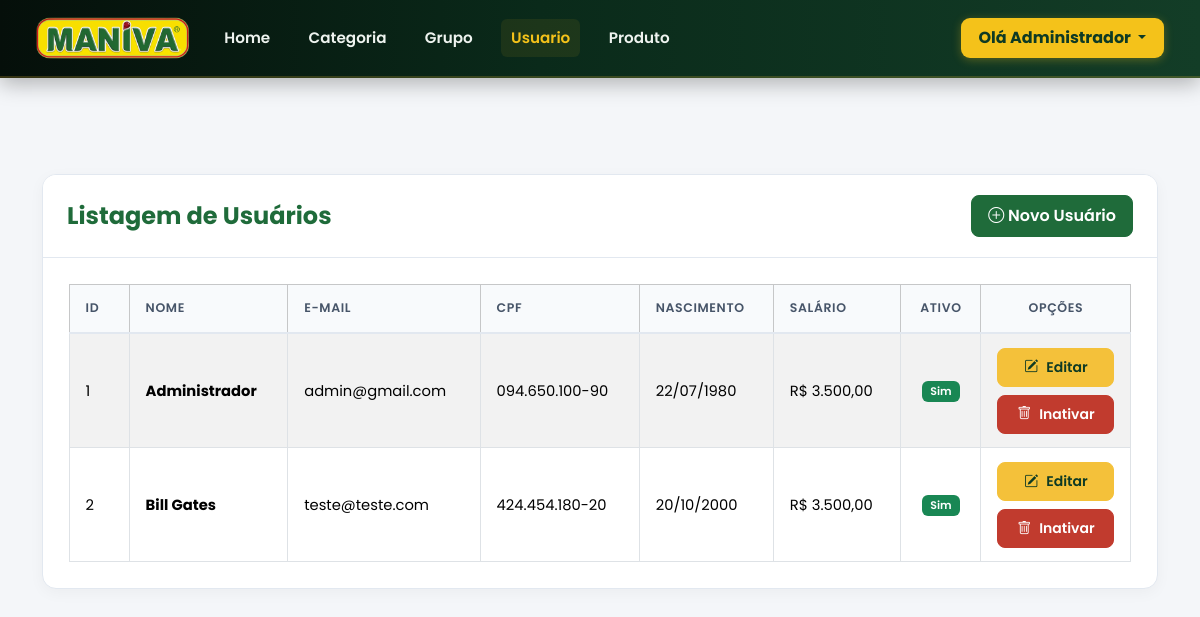
The page /admin/listar/usuario (signed in) on the database its author committed.
### tables this page shows
CREATE TABLE `usuario` (
  `id` int(11) NOT NULL,
  `nome` varchar(100) NOT NULL,
  `email` varchar(100) NOT NULL,
  `senha` varchar(100) NOT NULL,
  `cpf` varchar(30) NOT NULL,
  `salario` double NOT NULL,
  `datanascimento` date NOT NULL,
  `ativo` enum('Sim','Não') NOT NULL
);

### admin/listar/usuario.php (the view, shortened to what this page needs)
<div class="container pt-5 pb-5">
    <div class="card">
        <div class="card-header">
            <div class="float-start">
                <h2>Listagem de Usuários</h2>
            </div>
            <div class="float-end">
                <a href="cadastrar/usuario" class="btn btn-success">
                    <i class="bi bi-plus-circle"></i> Novo Usuário
                </a>
            </div>
        </div>
        <div class="card-body table-responsive">
            <table class="table table-bordered table-striped table-hover align-middle col-12 col-md-6">
                <thead class="table-light">
                    <tr>
                        <th width="60px">ID</th>
                        <th>Nome</th>
                        <th>E-mail</th>
                        <th>CPF</th>
                        <th>Nascimento</th>
                        <th>Salário</th>
                        <th width="80px" class="text-center">Ativo</th>
                        <th width="150px" class="text-center">Opções</th>
                    </tr>
                </thead>
                <tbody>
                    <?php
                    $sqlListar = "SELECT id, nome, email, cpf, datanascimento, salario, ativo
                                  FROM usuario
                                  ORDER BY nome";
                    $consultaListar = $pdo->prepare($sqlListar);
                    $consultaListar->execute();
                    $dadosListar = $consultaListar->fetchAll(PDO::FETCH_OBJ);
                    foreach ($dadosListar as $dados) {
                        $nascimento = !empty($dados->datanascimento)
                            ? date('d/m/Y', strtotime($dados->datanascimento))
                            : '—';
                        $salario = !empty($dados->salario)
                            ? 'R$ ' . number_format($dados->salario, 2, ',', '.')
                            : '—';
                    ?>
                        <tr>
                            <td><?= $dados->id ?></td>
                            <td><strong><?= htmlspecialchars($dados->nome) ?></strong></td>
                            <td><?= htmlspecialchars($dados->email) ?></td>
                            <td><?= htmlspecialchars($dados->cpf) ?></td>
                            <td><?= $nascimento ?></td>
                            <td><?= $salario ?></td>
                            <td class="text-center">
                                <?php if ($dados->ativo === 'Sim'): ?>
                                    <span class="badge bg-success">Sim</span>
                                <?php else: ?>
                                    <span class="badge bg-danger">Não</span>
                                <?php endif; ?>
                            </td>
                            <td class="text-center">
                                <a href="cadastrar/usuario/<?= $dados->id ?>" class="btn btn-warning btn-sm d-flex justify-content-center align-items-center gap-2 mb-2" title="Editar">
                                    <i class="bi bi-pencil-square"></i> Editar
                                </a>
                                <?php if ($dados->ativo === 'Sim'): ?>
                                    <a href="javascript:inativar(<?= $dados->id ?>)" class="btn btn-danger btn-sm d-flex justify-content-center align-items-center gap-2" title="Inativar">
                                        <i class="bi bi-trash"></i> Inativar
                                    </a>
                                <?php else: ?>
                                    <a href="javascript:ativar(<?= $dados->id ?>)" class="btn btn-success btn-sm d-flex justify-content-center align-items-center gap-2" title="Ativar">
                                        <i class="bi bi-check"></i> Ativar
                                    </a>
                                <?php endif; ?>
                            </td>
                        </tr>
                    <?php
                    }
                    ?>
                </tbody>
            </table>
        </div>
    </div>
</div>

### admin/css/style.css (style rules this page uses)
:root { --cream: #FBF7EE; --green-deep: #1F6B3A; --green-mid: #2C8149; --green-light: #72C957; --yellow: #F4C13A; --berry: #C13B2E; --charcoal: #2B2118; --line: #E7DFCE; --fundo-admin: #f4f6f9; --borda-suave: #e2e8f0; }
* { box-sizing: border-box; }
html, body { margin: 0; min-height: 100vh; font-family: 'Poppins', sans-serif; background-color: var(--fundo-admin); color: #1e293b; scrollbar-width: thin; overflow-y: auto; overflow-x: hidden; }
.card { border: 1px solid var(--borda-suave); border-radius: 14px; background: #ffffff; box-shadow: 0 4px 15px rgba(0, 0, 0, 0.04); overflow: hidden; margin-bottom: 2rem; }
.card-header { background: #ffffff; border-bottom: 1px solid var(--borda-suave); padding: 1.25rem 1.5rem; display: flex; align-items: center; justify-content: space-between; }
.card-header h2 { font-size: 1.5rem; font-weight: 700; color: var(--green-deep); margin: 0; }
.card-body { padding: 1.6rem; }
.table { margin-bottom: 0; font-size: 0.92rem; }
.table thead th { background-color: #f8fafc; color: #475569; font-weight: 600; text-transform: uppercase; font-size: 0.78rem; letter-spacing: 0.05em; padding: 0.9rem 1rem; border-bottom: 2px solid var(--borda-suave); }
.table tbody td { padding: 0.85rem 1rem; vertical-align: middle; }
.btn { font-weight: 600; border-radius: 8px; padding: 0.5rem 1rem; transition: all 0.2s ease; }
.btn-success { background: var(--green-deep) !important; border-color: var(--green-deep) !important; }
.btn-warning { background: var(--yellow) !important; border-color: var(--yellow) !important; color: #0e3a24 !important; }
.btn-danger { background: var(--berry) !important; border-color: var(--berry) !important; }
.badge { padding: 0.45em 0.75em; font-weight: 600; border-radius: 6px; }

### rows shown on the page
usuario: id "1", nome "Administrador", email "admin@gmail.com", cpf "094.650.100-90", datanascimento "22/07/1980", salario "R$ 3.500,00", ativo "Sim"
usuario: id "2", nome "Bill Gates", email "teste@teste.com", cpf "424.454.180-20", datanascimento "20/10/2000", salario "R$ 3.500,00", ativo "Sim"

### other values the page prints
$_SESSION["maniva"]["nome"] "Administrador"
